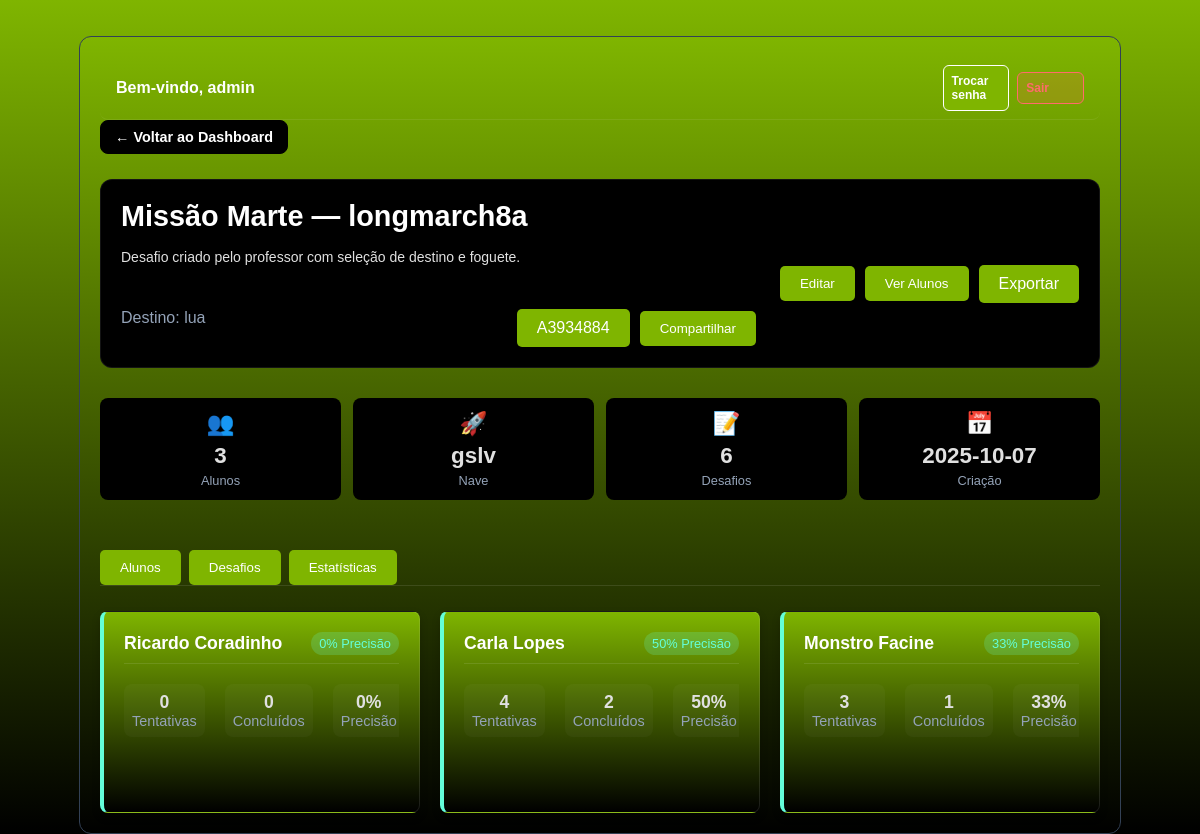
The app's page /professor/sala/A3934884 (signed in) with its own data.
### tables this page shows
CREATE TABLE admins (
                    id INTEGER PRIMARY KEY AUTOINCREMENT,
                    username TEXT UNIQUE NOT NULL,
                    password_hash TEXT NOT NULL,
                    must_change INTEGER DEFAULT 1,
                    created_at TEXT
                );

CREATE TABLE salas_virtuais (
                    id INTEGER PRIMARY KEY AUTOINCREMENT,
                    codigo_sala TEXT UNIQUE NOT NULL,
                    professor_id INTEGER NOT NULL,
                    nome_sala TEXT NOT NULL,
                    destino TEXT NOT NULL,
                    nave_id TEXT NOT NULL,
                    desafios_json TEXT NOT NULL,
                    ativa BOOLEAN DEFAULT 1,
                    data_criacao DATETIME DEFAULT CURRENT_TIMESTAMP,
                    data_expiracao DATETIME, desafio_selecionado_index INTEGER,
                    FOREIGN KEY (professor_id) REFERENCES professores (id)
                );

CREATE TABLE alunos (
                    id INTEGER PRIMARY KEY AUTOINCREMENT,
                    sala_id INTEGER NOT NULL,
                    nome TEXT NOT NULL,
                    email TEXT,
                    progresso_json TEXT,
                    data_ingresso DATETIME DEFAULT CURRENT_TIMESTAMP, excluir_ranking INTEGER DEFAULT 0,
                    FOREIGN KEY (sala_id) REFERENCES salas_virtuais (id)
                );

### routes/professor.py (the view)
@professor_bp.route('/sala/<codigo_sala>', endpoint='professor_sala_detalhes')
def sala_detalhes(codigo_sala):
    print(f'Função sala_detalhes chamada para código: {codigo_sala}')  # Print de depuração
    must_change_admin = 0
    professor_nome = session.get('professor_nome') or 'Administrador'
    sala_db = db_manager.buscar_sala_por_codigo_any(codigo_sala)
    if sala_db:
        try:
            alunos = db_manager.buscar_alunos_por_sala(sala_db['id'])
        except Exception:
            alunos = []
        try:
            ranking = db_manager.obter_ranking_sala(sala_db['id'], limit=500)
        except Exception:
            ranking = []
        stats_map = {r.get('id') or r.get('aluno_id'): r for r in ranking}
        for aluno in alunos:
            st = stats_map.get(aluno.get('id'))
            if st:
                aluno['tentativas'] = st.get('tentativas') or 0
                aluno['concluidos'] = st.get('concluidos') or 0
                aluno['total'] = st.get('total') or 0
                tent = aluno['tentativas'] or 0
                concl = aluno['concluidos'] or 0
                aluno['precisao_pct'] = int(round((concl / tent) * 100)) if tent else 0
            else:
                aluno['tentativas'] = 0
                aluno['concluidos'] = 0
                aluno['total'] = 0
                aluno['precisao_pct'] = 0
        for aluno in alunos:
            base = url_for('aluno.aluno_login', codigo_sala=codigo_sala, _external=True)
            try:
                from urllib.parse import urlencode
                aluno['acesso_url'] = f"{base}?" + urlencode({'nome': aluno.get('nome', '')})
            except Exception:
                aluno['acesso_url'] = base
        try:
            desafios = json.loads(sala_db.get('desafios_json') or '[]')
        except Exception:
            desafios = []
        try:
            desempenho_desafios = db_manager.obter_estatisticas_por_desafio(sala_db['id'])
        except Exception:
            desempenho_desafios = []
        try:
            tentativas_total = sum((a.get('tentativas') or 0) for a in alunos)
            concluidos_total = sum((a.get('concluidos') or 0) for a in alunos)
            total_pontos = sum((a.get('total') or 0) for a in alunos)
            alunos_total = len(alunos)
            precisao_geral_pct = int(round((concluidos_total / tentativas_total) * 100)) if tentativas_total else 0
            media_pontos_aluno = (total_pontos / alunos_total) if alunos_total else 0.0
            media_pontos_por_tentativa = (total_pontos / tentativas_total) if tentativas_total else 0.0
            turma_stats = {
                'alunos_total': alunos_total,
                'tentativas_total': tentativas_total,
                'concluidos_total': concluidos_total,
                'precisao_geral_pct': precisao_geral_pct,
                'media_pontos_aluno': media_pontos_aluno,
                'media_pontos_por_tentativa': media_pontos_por_tentativa
            }
        except Exception:
            turma_stats = {
                'alunos_total': len(alunos),
                'tentativas_total': 0,
                'concluidos_total': 0,
                'precisao_geral_pct': 0,
                'media_pontos_aluno': 0.0,
                'media_pontos_por_tentativa': 0.0
            }
        try:
            if session.get('user_role') == 'admin':
                with sqlite3.connect(db_manager.db_path) as conn:
                    cursor = conn.cursor()
                    cursor.execute('SELECT must_change FROM admins WHERE username = ?', ('admin',))
                    row = cursor.fetchone()
                    if row:
                        must_change_admin = row[0] or 0
        except Exception:
            logging.exception('Falha ao obter flag must_change do admin (detalhes)')
        sala_view = {
            'codigo_sala': sala_db.get('codigo_sala'),
            'nome_sala': sala_db.get('nome_sala'),
            'destino': sala_db.get('destino'),
            'nave_id': sala_db.get('nave_id'),
            'data_criacao': sala_db.get('data_criacao'),
            'ativa': sala_db.get('ativa'),
            'alunos': alunos,
            'desafios': desafios,
            'desafio_selecionado_index': sala_db.get('desafio_selecionado_index')
        }
        return render_template(
            'professor_sala_detalhes.html',
            sala=sala_view,
            alunos=alunos,
            turma_stats=turma_stats,
            desempenho_desafios=desempenho_desafios,
            must_change_admin=must_change_admin,
            professor_nome=professor_nome,
        )
    return "Sala não encontrada", 404

### templates/professor_sala_detalhes.html (shortened to what this page needs)
<!DOCTYPE html>
<html lang="pt-br">
<head>
    <link rel="stylesheet" href="{{ url_for('static', filename='css/style.css') }}">
    <link rel="stylesheet" href="{{ url_for('static', filename='css/detalhes.css') }}">
</head>
<body class="conteudo-centralizado">
    <div class="main-container">
        <div class="topbar">
            <div class="user">Bem-vindo, {{ professor_nome or 'Professor' }}</div>
            <div class="topbar-actions">
                <a href="{{ url_for('professor.professor_reset_password', next=request.path) }}" class="action-btn">Trocar senha</a>
                <a href="{{ url_for('professor.professor_logout') }}" class="action-btn danger">Sair</a>
            </div>
        </div>
        <a href="{{ url_for('professor.professor_dashboard') }}" class="back-btn">
            &larr; Voltar ao Dashboard
        </a>
        <header class="room-header">
            <div class="room-left">
                <h1 class="room-title">
                    {% set idx = sala.desafio_selecionado_index %}
                    {% if sala.desafios and idx is not none and idx >= 0 and idx < sala.desafios|length %}
                        {{ sala.desafios[idx]['titulo'] or 'Desafio CosmoCasa' }}
                    {% elif sala.desafios %}
                        {{ sala.desafios[0]['titulo'] or 'Desafio CosmoCasa' }}
                    {% else %}
                        Desafio CosmoCasa
                    {% endif %}
                </h1>
                {% if sala.desafios %}
                <p class="challenge-desc">
                    {% if sala.desafios and idx is not none and idx >= 0 and idx < sala.desafios|length %}
                        {{ sala.desafios[idx]['descricao'] or '' }}
                    {% elif sala.desafios %}
                        {{ sala.desafios[0]['descricao'] or '' }}
                    {% endif %}
                </p>
                {% endif %}
                <div class="room-subtitle">
                    <span class="room-destination">Destino: {{ sala.destino }}</span>
                    <div class="room-code-section">
                        <span class="botao" id="share-code">{{ sala.codigo_sala }}</span>
                        <button class="botao" type="botao" onclick="copiarCodigo()">Compartilhar</button>
                    </div>
                </div>
            </div>
            <div class="room-right">
                <button class="botao" type="button" onclick="showTab('desafios')">Editar</button>
                <button class="botao" type="button" onclick="showTab('alunos')">Ver Alunos</button>
                <a class="botao" href="{{ url_for('professor.professor_sala_exportar', codigo_sala=sala.codigo_sala) }}" target="_blank" rel="noopener">Exportar</a>
            </div>
        </header>
        <div class="room-info-grid">
                <div class="info-card">
                    <div class="info-icon">&#x1F465;</div>
                    <span class="info-number">{{ sala.alunos|length }}</span>
                    <span class="info-label">Alunos</span>
                </div>
                <div class="info-card">
                    <div class="info-icon">&#x1F680;</div>
                    <span class="info-number">{{ sala.nave_id }}</span>
                    <span class="info-label">Nave</span>
                </div>
                <div class="info-card">
                    <div class="info-icon">&#x1F4DD;</div>
                    <span class="info-number">{{ sala.desafios|length }}</span>
                    <span class="info-label">Desafios</span>
                </div>
                <div class="info-card">
                    <div class="info-icon">&#x1F4C5;</div>
                    <span class="info-number">{{ sala.data_criacao[:10] }}</span>
                    <span class="info-label">Criação</span>
                </div>
            </div>
        <div class="tabs">
            <button id="tabbtn-alunos" class="botao active" onclick="showTab('alunos')">Alunos</button>
            <button id="tabbtn-desafios" class="botao" onclick="showTab('desafios')">Desafios</button>
            <button id="tabbtn-estatisticas" class="botao" onclick="showTab('estatisticas')">Estatísticas</button>
        </div>
        <div id="tab-alunos" class="tab-content active">
            {% if sala.alunos %}
                <div class="card-grid">
                    {% for aluno in sala.alunos %}
                        <div class="card student-card" tabindex="0">
                            <div class="card-header">
                                <h3 class="card-title" title="{{ aluno.nome }}">{{ aluno.nome }}</h3>
                                <span class="card-badge">{{ aluno.precisao_pct }}% Precisão</span>
                            </div>
                            <div class="card-content">
                                <div class="reveal-on-hover">
            <div class="student-stats">
                                        <div class="student-stat">
                                            <span class="stat-value">{{ aluno.tentativas }}</span>
                                            <span class="stat-label">Tentativas</span>
                                        </div>
                                        <div class="student-stat">
                                            <span class="stat-value">{{ aluno.concluidos }}</span>
                                            <span class="stat-label">Concluídos</span>
                                        </div>
                                        <div class="student-stat">
                                            <span class="stat-value">{{ aluno.precisao_pct }}%</span>
                                            <span class="stat-label">Precisão</span>
                                        </div>
                                    </div>
                                </div>
                            </div>
                        </div>
                    {% endfor %}
                </div>
            {% else %}
                <div class="empty-state">
                    <div class="empty-icon">&#x1F465;</div>
                    <h3>Nenhum aluno matriculado</h3>
                    <p>Compartilhe o código da sala para que seus alunos possam entrar.</p>
                </div>
            {% endif %}
        </div>
    </div>
</body>
</html>

### records on screen
admins: username "admin"
salas_virtuais: destino "lua", codigo_sala "A3934884", nave_id "gslv", data_criacao "2025-10-07"
alunos: nome "Ricardo Coradinho", precisao_pct "0", tentativas "0", concluidos "0"
alunos: nome "Carla Lopes", precisao_pct "50", tentativas "4", concluidos "2"
alunos: nome "Monstro Facine", precisao_pct "33", tentativas "3", concluidos "1"

### other values on screen
{{ sala.desafios[0]['titulo'] or 'Desafio CosmoCasa' }} "Missão Marte — longmarch8a"
{{ sala.desafios[0]['descricao'] or '' }} "Desafio criado pelo professor com seleção de destino e foguete."
{{ sala.alunos|length }} "3"
{{ sala.desafios|length }} "6"
